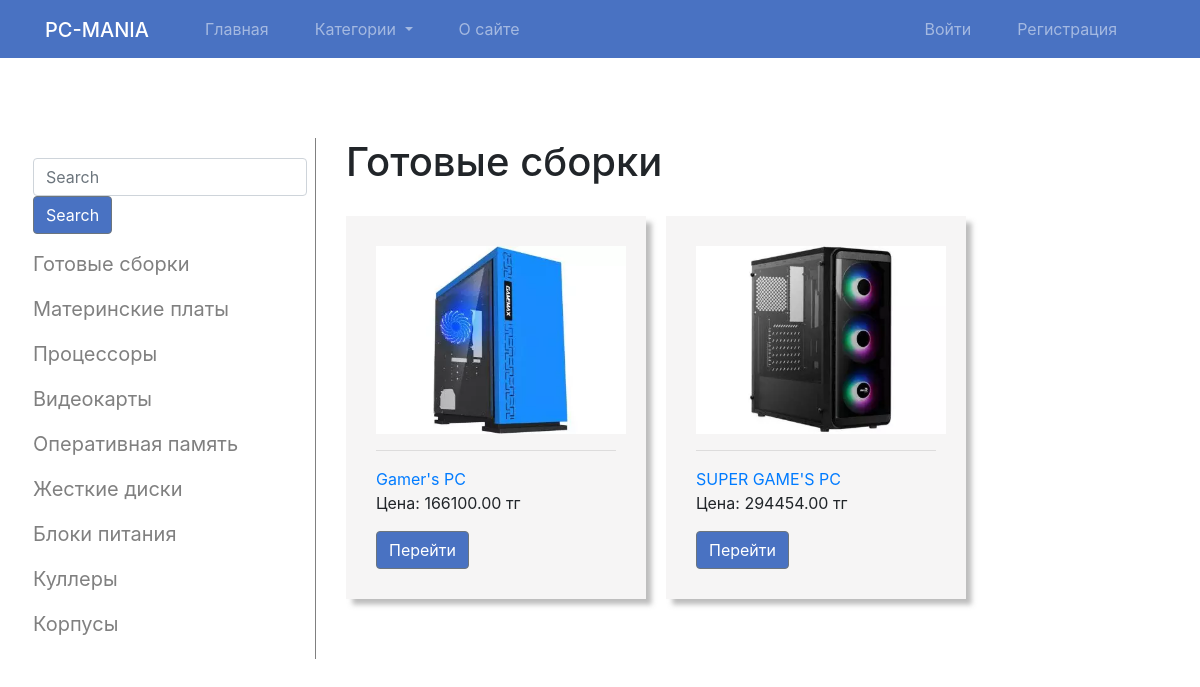
The page /computers/ on the database its author committed.
### catalog/models.py (models this page shows, shortened)
class Computer(models.Model):
	name = models.CharField(max_length = 200, blank = True, null = True, default = None)
	price = models.DecimalField(max_digits = 10, decimal_places = 2, default = 0, blank = True, null = True)# общая стоимость всех комплектующих
	os = models.CharField(max_length = 64, blank = True, null = True, default = None)
	created = models.DateTimeField(auto_now_add = True)
	updated = models.DateTimeField(auto_now_add = True)
	is_active = models.BooleanField(default = True)
	category = models.ForeignKey(Category, on_delete=models.CASCADE, default = None)
	processor = models.OneToOneField(Processor, on_delete = models.CASCADE, default = None)
	ram = models.OneToOneField(Ram, on_delete = models.CASCADE, default = None)
	graphics = models.OneToOneField(GraphicsCard, on_delete = models.CASCADE, default = None)
	corpus = models.OneToOneField(Corpus, on_delete = models.CASCADE, default = None)
	power = models.OneToOneField(PowerSupply, on_delete = models.CASCADE, default = None)
	cooler = models.OneToOneField(Cooler, on_delete = models.CASCADE, default = None)
	motherboard = models.OneToOneField(MotherBoard, on_delete = models.CASCADE, default = None, blank = True, null = True)
	hard = models.OneToOneField(HardDisk, on_delete = models.CASCADE, default = None, blank = True, null = True)
	class Meta:
		verbose_name = 'Сборка'
		verbose_name_plural = 'Сборки'

class Corpus(models.Model):
	model = models.CharField(max_length = 64, blank = True, null = True, default = None)
	color = models.CharField(max_length = 64, blank = True, null = True, default = None)
	gabarites = models.CharField(max_length = 200, blank = True, null = True, default = None)
	price = models.DecimalField(max_digits = 10, decimal_places = 2, default = 0)
	image = models.ImageField(upload_to = 'corpuses/', default = None, blank = True, null = True)
	manufacturer = models.CharField(max_length = 200, blank = True, null = True, default = None)
	class Meta:
		verbose_name = 'Корпус'
		verbose_name_plural = 'Корпусы'

### catalog/views.py (the view)
# urls.py: path('computers/', ComputerListView.as_view(), name = 'computer_list'),
class ComputerListView(ListView):
	model = Computer
	queryset = Computer.objects.filter(is_active = True)

### templates/catalog/computer_list.html (shortened to what this page needs)
{% extends 'catalog/base.html' %}
{% load static %}
{% block content %}
<h1>Готовые сборки</h1>
<div class="products_list d-flex">
	{% for product in computer_list %}
		<div class="product_item">
			<a href="{% url 'computer_detail' pk=product.pk %}"><img class="product_img" src="{{product.corpus.image.url}}" alt=""></a>
			<hr>
			<div class="product_title"><a href="{% url 'computer_detail' pk=product.pk %}">{{product.name}}</a></div>
			<div class="product_price">
				<p>Цена: {{product.price}} тг</p>
			</div>
			<div class="product_detail_link">
				<a class="btn btn-secondary" href="{% url 'computer_detail' pk=product.pk %}">Перейти</a>
			</div>
		</div>
	{% endfor %}
</div>
{% endblock %}

### static/css/style.css (style rules this page uses)
.product_item { width: 300px; padding: 30px; margin-right: 20px; box-shadow: 0.4em 0.4em 5px rgba(122,122,122,0.5); background-color: #d8d6d53d; }
.products_list { margin-top: 30px; }
.product_img { width: 250px; height: auto; }
.product_detail_link a { color: white; }
.btn { background-color: #4972C2 !important; }

### rows shown on the page
Computer: corpus.image (picture), name "Gamer's PC", price "166100.00"
Computer: corpus.image (picture), name "SUPER GAME'S PC", price "294454.00"
